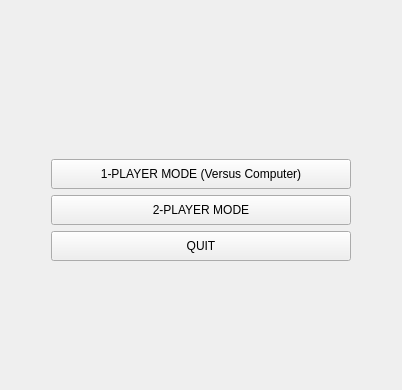
      <widget class="QWidget" name="MainMenuPage">
       <layout class="QVBoxLayout" name="verticalLayout_5">
        <item>
         <layout class="QVBoxLayout" name="verticalLayout_4">
          <item>
           <spacer name="verticalSpacer_2">
            <property name="orientation">
             <enum>Qt::Vertical</enum>
            </property>
            <property name="sizeHint" stdset="0">
             <size>
              <width>20</width>
              <height>148</height>
             </size>
            </property>
           </spacer>
          </item>
          <item>
           <layout class="QHBoxLayout" name="horizontalLayout_3">
            <item>
             <spacer name="horizontalSpacer_3">
              <property name="orientation">
               <enum>Qt::Horizontal</enum>
              </property>
              <property name="sizeHint" stdset="0">
               <size>
                <width>40</width>
                <height>20</height>
               </size>
              </property>
             </spacer>
            </item>
            <item>
             <layout class="QVBoxLayout" name="verticalLayout">
              <item>
               <widget class="QPushButton" name="OnePlayerModeBt">
                <property name="minimumSize">
                 <size>
                  <width>300</width>
                  <height>30</height>
                 </size>
                </property>
                <property name="text">
                 <string>1-PLAYER MODE (Versus Computer)</string>
                </property>
               </widget>
              </item>
              <item>
               <widget class="QPushButton" name="TwoPlayerModeBt">
                <property name="minimumSize">
                 <size>
                  <width>300</width>
                  <height>30</height>
                 </size>
                </property>
                <property name="text">
                 <string>2-PLAYER MODE</string>
                </property>
               </widget>
              </item>
              <item>
               <widget class="QPushButton" name="QuitBt">
                <property name="minimumSize">
                 <size>
                  <width>300</width>
                  <height>30</height>
                 </size>
                </property>
                <property name="text">
                 <string>QUIT</string>
                </property>
               </widget>
              </item>
             </layout>
            </item>
            <item>
             <spacer name="horizontalSpacer_4">
              <property name="orientation">
               <enum>Qt::Horizontal</enum>
              </property>
              <property name="sizeHint" stdset="0">
               <size>
                <width>40</width>
                <height>20</height>
               </size>
              </property>
             </spacer>
            </item>
           </layout>
          </item>
          <item>
           <spacer name="verticalSpacer">
            <property name="orientation">
             <enum>Qt::Vertical</enum>
            </property>
            <property name="sizeHint" stdset="0">
             <size>
              <width>20</width>
              <height>118</height>
             </size>
            </property>
           </spacer>
          </item>
         </layout>
        </item>
       </layout>
       <zorder></zorder>
      </widget>
